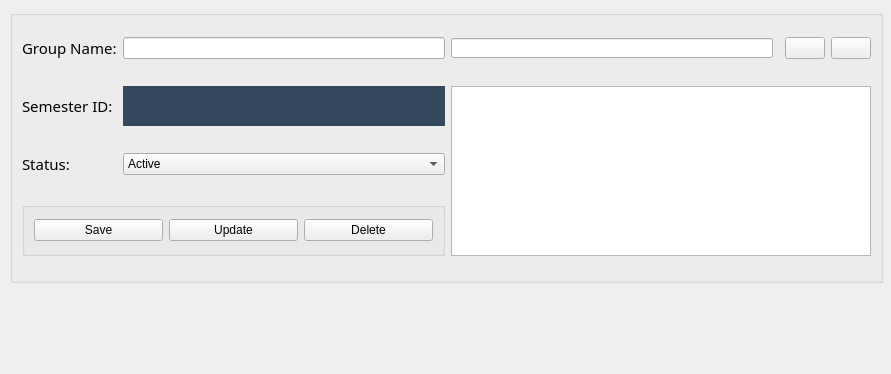
<?xml version="1.0" encoding="UTF-8"?>
<ui version="4.0">
 <class>Form</class>
 <widget class="QWidget" name="Form">
  <property name="geometry">
   <rect>
    <x>0</x>
    <y>0</y>
    <width>891</width>
    <height>374</height>
   </rect>
  </property>
  <property name="windowTitle">
   <string>Form</string>
  </property>
  <widget class="QGroupBox" name="groupBoxThree">
   <property name="geometry">
    <rect>
     <x>10</x>
     <y>10</y>
     <width>873</width>
     <height>273</height>
    </rect>
   </property>
   <property name="title">
    <string/>
   </property>
   <layout class="QGridLayout" name="gridLayout_2">
    <property name="topMargin">
     <number>0</number>
    </property>
    <property name="bottomMargin">
     <number>0</number>
    </property>
    <property name="horizontalSpacing">
     <number>6</number>
    </property>
    <item row="2" column="1">
     <widget class="QLabel" name="LblSemesterID">
      <property name="sizePolicy">
       <sizepolicy hsizetype="Expanding" vsizetype="Fixed">
        <horstretch>0</horstretch>
        <verstretch>0</verstretch>
       </sizepolicy>
      </property>
      <property name="maximumSize">
       <size>
        <width>16777215</width>
        <height>40</height>
       </size>
      </property>
      <property name="styleSheet">
       <string notr="true">background-color: rgb(52, 73, 94);</string>
      </property>
      <property name="text">
       <string/>
      </property>
      <property name="alignment">
       <set>Qt::AlignCenter</set>
      </property>
      <property name="wordWrap">
       <bool>true</bool>
      </property>
     </widget>
    </item>
    <item row="3" column="1">
     <widget class="QComboBox" name="CboStatusGroup">
      <property name="sizePolicy">
       <sizepolicy hsizetype="Expanding" vsizetype="Fixed">
        <horstretch>0</horstretch>
        <verstretch>0</verstretch>
       </sizepolicy>
      </property>
      <property name="minimumSize">
       <size>
        <width>0</width>
        <height>22</height>
       </size>
      </property>
      <item>
       <property name="text">
        <string>Active</string>
       </property>
      </item>
      <item>
       <property name="text">
        <string>Not Active</string>
       </property>
      </item>
     </widget>
    </item>
    <item row="2" column="0">
     <widget class="QLabel" name="label_10">
      <property name="font">
       <font>
        <family>Century Gothic</family>
        <pointsize>11</pointsize>
        <weight>50</weight>
        <bold>false</bold>
       </font>
      </property>
      <property name="styleSheet">
       <string notr="true"/>
      </property>
      <property name="text">
       <string>Semester ID:</string>
      </property>
     </widget>
    </item>
    <item row="2" column="2" rowspan="3" colspan="4">
     <widget class="QTableWidget" name="TableGroups"/>
    </item>
    <item row="3" column="0">
     <widget class="QLabel" name="label_13">
      <property name="font">
       <font>
        <family>Century Gothic</family>
        <pointsize>11</pointsize>
        <weight>50</weight>
        <bold>false</bold>
       </font>
      </property>
      <property name="styleSheet">
       <string notr="true"/>
      </property>
      <property name="text">
       <string>Status:</string>
      </property>
     </widget>
    </item>
    <item row="4" column="0" colspan="2">
     <widget class="QGroupBox" name="groupBoxFour">
      <property name="minimumSize">
       <size>
        <width>360</width>
        <height>54</height>
       </size>
      </property>
      <property name="maximumSize">
       <size>
        <width>16777215</width>
        <height>54</height>
       </size>
      </property>
      <property name="title">
       <string/>
      </property>
      <layout class="QGridLayout" name="gridLayout_4">
       <property name="bottomMargin">
        <number>9</number>
       </property>
       <property name="spacing">
        <number>6</number>
       </property>
       <item row="0" column="2">
        <widget class="QPushButton" name="BtnDeleteGroup">
         <property name="styleSheet">
          <string notr="true"/>
         </property>
         <property name="text">
          <string>Delete</string>
         </property>
         <property name="icon">
          <iconset>
           <normaloff>../../Assets/Images/IMG-Delete.png</normaloff>../../Assets/Images/IMG-Delete.png</iconset>
         </property>
         <property name="iconSize">
          <size>
           <width>32</width>
           <height>32</height>
          </size>
         </property>
        </widget>
       </item>
       <item row="0" column="1">
        <widget class="QPushButton" name="BtnUpdateGroup">
         <property name="styleSheet">
          <string notr="true"/>
         </property>
         <property name="text">
          <string>Update</string>
         </property>
         <property name="icon">
          <iconset>
           <normaloff>../../Assets/Images/IMG-Update.png</normaloff>../../Assets/Images/IMG-Update.png</iconset>
         </property>
         <property name="iconSize">
          <size>
           <width>32</width>
           <height>32</height>
          </size>
         </property>
        </widget>
       </item>
       <item row="0" column="0">
        <widget class="QPushButton" name="BtnSaveGroup">
         <property name="styleSheet">
          <string notr="true"/>
         </property>
         <property name="text">
          <string>Save</string>
         </property>
         <property name="icon">
          <iconset>
           <normaloff>../../Assets/Images/IMG-Save.png</normaloff>../../Assets/Images/IMG-Save.png</iconset>
         </property>
         <property name="iconSize">
          <size>
           <width>32</width>
           <height>32</height>
          </size>
         </property>
        </widget>
       </item>
      </layout>
     </widget>
    </item>
    <item row="1" column="1">
     <widget class="QLineEdit" name="textGroupName"/>
    </item>
    <item row="1" column="0">
     <widget class="QLabel" name="label_8">
      <property name="font">
       <font>
        <family>Century Gothic</family>
        <pointsize>11</pointsize>
        <weight>50</weight>
        <bold>false</bold>
       </font>
      </property>
      <property name="styleSheet">
       <string notr="true"/>
      </property>
      <property name="text">
       <string>Group Name:</string>
      </property>
     </widget>
    </item>
    <item row="1" column="2">
     <widget class="QLineEdit" name="textSearchGroup">
      <property name="maximumSize">
       <size>
        <width>16777215</width>
        <height>20</height>
       </size>
      </property>
      <property name="font">
       <font>
        <family>Century Gothic</family>
        <pointsize>10</pointsize>
       </font>
      </property>
      <property name="styleSheet">
       <string notr="true"/>
      </property>
     </widget>
    </item>
    <item row="1" column="4">
     <widget class="QPushButton" name="BtnFiltersGroup">
      <property name="styleSheet">
       <string notr="true"/>
      </property>
      <property name="text">
       <string/>
      </property>
      <property name="icon">
       <iconset>
        <normaloff>../../Assets/Images/IMG-Filter.png</normaloff>../../Assets/Images/IMG-Filter.png</iconset>
      </property>
      <property name="iconSize">
       <size>
        <width>32</width>
        <height>32</height>
       </size>
      </property>
     </widget>
    </item>
    <item row="1" column="5">
     <widget class="QPushButton" name="BtnClearFiltersGroup">
      <property name="styleSheet">
       <string notr="true"/>
      </property>
      <property name="text">
       <string/>
      </property>
      <property name="icon">
       <iconset>
        <normaloff>../../Assets/Images/IMG-Delete.png</normaloff>../../Assets/Images/IMG-Delete.png</iconset>
      </property>
      <property name="iconSize">
       <size>
        <width>32</width>
        <height>32</height>
       </size>
      </property>
     </widget>
    </item>
   </layout>
  </widget>
 </widget>
 <resources/>
 <connections/>
</ui>
